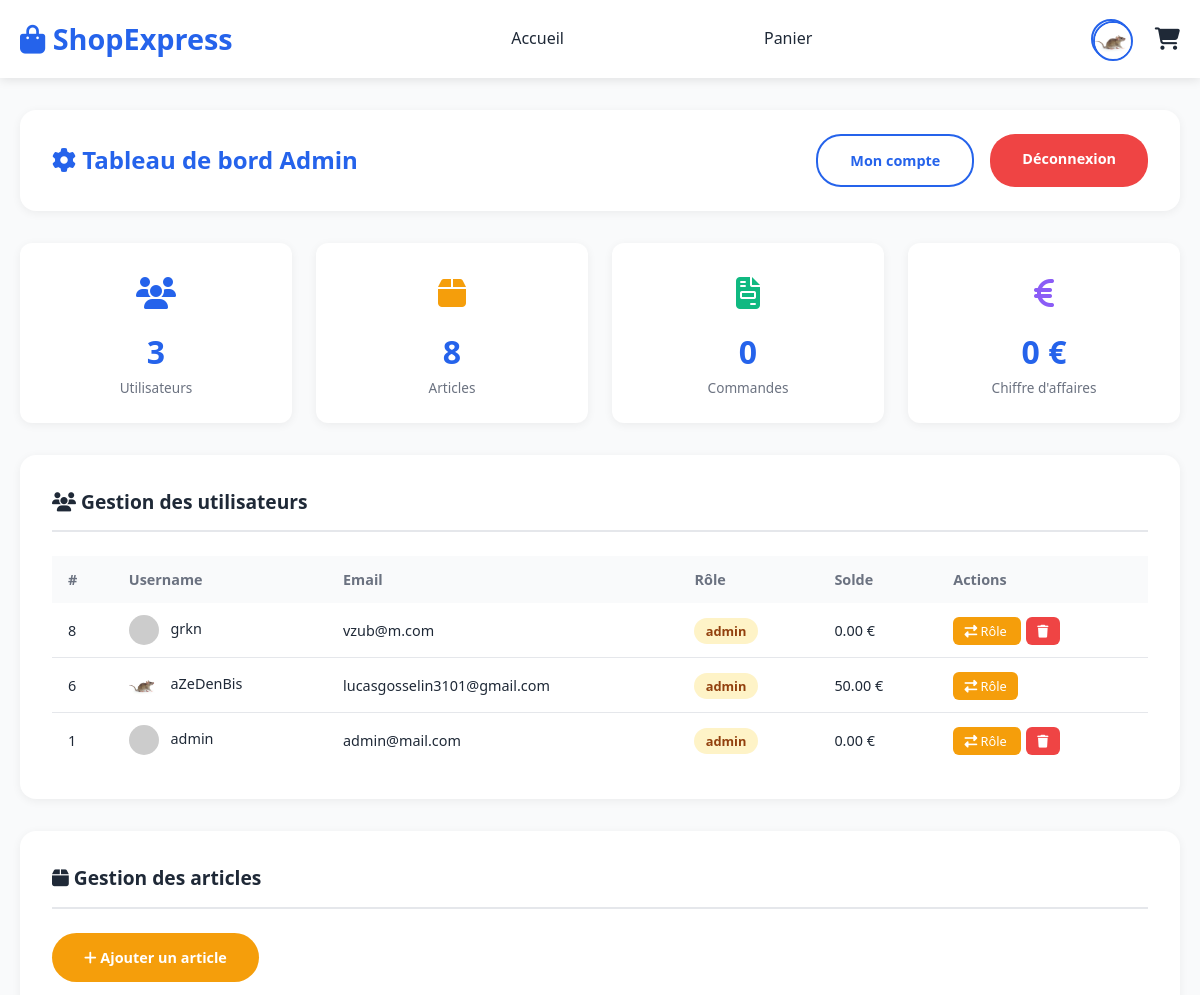
Before: /admin.php (signed in, upper part) with the older database file.
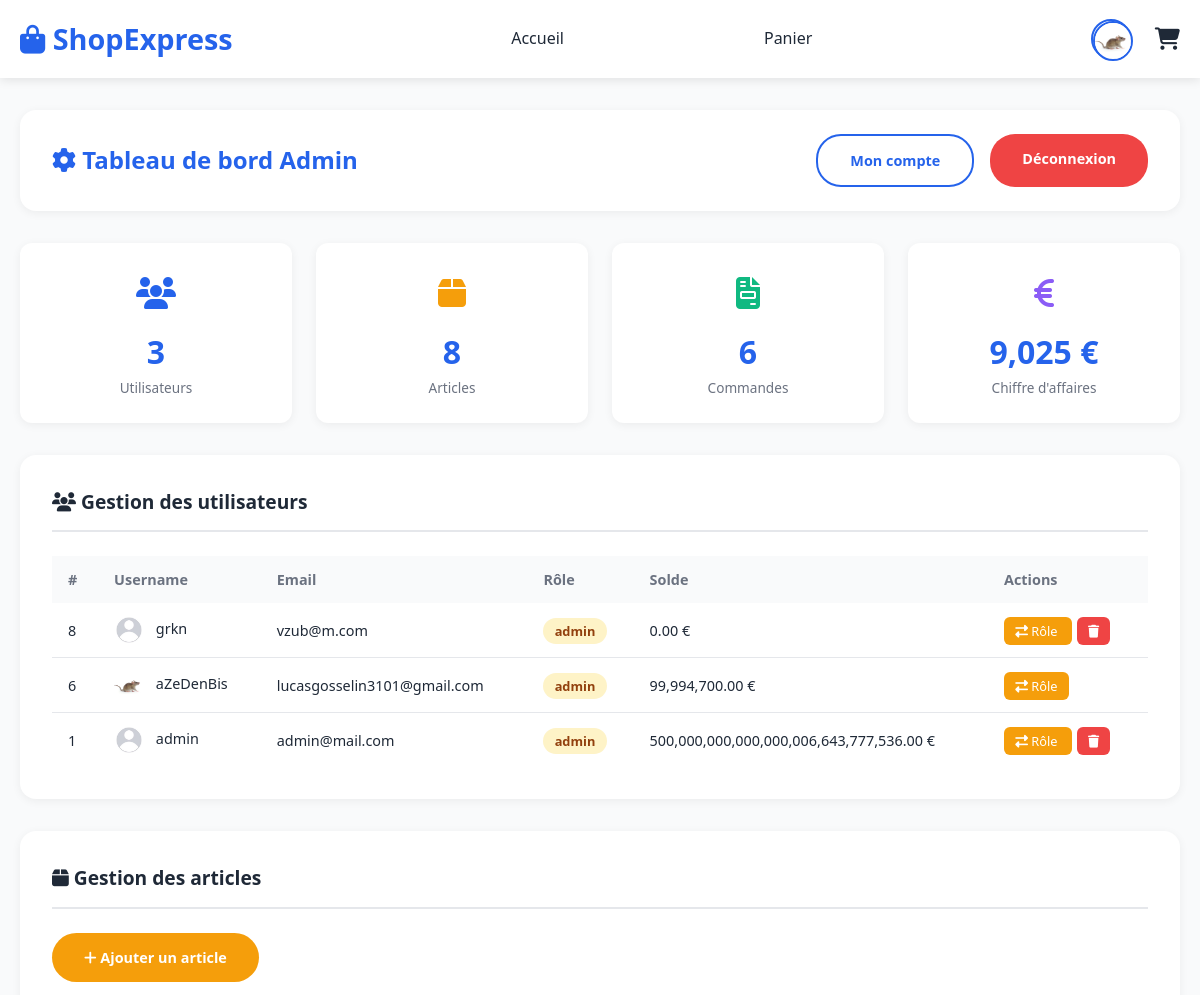
After: the same page with the newer database file.
### tables this page shows
CREATE TABLE `user` (
  `user_id` int(11) NOT NULL,
  `username` varchar(255) NOT NULL,
  `password` varchar(255) NOT NULL,
  `email` varchar(255) NOT NULL,
  `solde` float NOT NULL,
  `profile_picture` varchar(255) NOT NULL,
  `role` varchar(255) NOT NULL
);

### admin.php (the view, shortened to what the changed rows need)
<?php
require 'db_config.php';
$totalInvoices = $pdo->query("SELECT COUNT(*) FROM invoice")->fetchColumn();
$totalRevenue  = $pdo->query("SELECT COALESCE(SUM(amount),0) FROM invoice")->fetchColumn();
$users    = $pdo->query("SELECT * FROM user ORDER BY user_id DESC")->fetchAll();
?>
<!DOCTYPE html>
<html lang="fr">
<head>
    <link rel="stylesheet" href="style.css">
    <link rel="stylesheet" href="https://cdnjs.cloudflare.com/ajax/libs/font-awesome/6.4.0/css/all.min.css">
</head>
<body>
<?php include 'header.php'; ?>
<section class="admin-section">
    <div class="container">
        <div class="admin-header">
            <h1><i class="fas fa-cog"></i> Tableau de bord Admin</h1>
        </div>
        <div class="stats-grid">
            <div class="stat-card">
                <div class="icon" style="color:var(--success-color)"><i class="fas fa-file-invoice"></i></div>
                <div class="value"><?php echo $totalInvoices; ?></div>
                <div class="label">Commandes</div>
            </div>
            <div class="stat-card">
                <div class="icon" style="color:#8b5cf6"><i class="fas fa-euro-sign"></i></div>
                <div class="value"><?php echo number_format($totalRevenue, 0); ?> €</div>
                <div class="label">Chiffre d'affaires</div>
            </div>
        </div>
        <div class="admin-card">
            <h2><i class="fas fa-users"></i> Gestion des utilisateurs</h2>
            <div style="overflow-x:auto;">
                <table>
                    <thead>
                        <tr>
                            <th>#</th>
                            <th>Username</th>
                            <th>Email</th>
                            <th>Rôle</th>
                            <th>Solde</th>
                            <th>Actions</th>
                        </tr>
                    </thead>
                    <tbody>
                        <?php foreach ($users as $u): ?>
                            <tr>
                                <td><?php echo $u['user_id']; ?></td>
                                <td>
                                    <img src="img/<?php echo htmlspecialchars($u['profile_picture']); ?>"
                                         style="width:30px;height:30px;border-radius:50%;object-fit:cover;margin-right:.5rem;vertical-align:middle;"
                                         onerror="this.src='https://ui-avatars.com/api/?name=<?php echo urlencode($u['username']); ?>&size=30&background=2563eb&color=fff'">
                                    <?php echo htmlspecialchars($u['username']); ?>
                                </td>
                                <td><?php echo htmlspecialchars($u['email']); ?></td>
                                <td><span class="badge-role <?php echo $u['role'] === 'admin' ? 'badge-admin' : 'badge-user'; ?>">
                                    <?php echo htmlspecialchars($u['role']); ?>
                                </span></td>
                                <td><?php echo number_format($u['solde'], 2); ?> €</td>
                                <td class="action-btns">
                                    <a href="admin.php?toggle_role=<?php echo $u['user_id']; ?>"
                                       class="btn-role"
                                       onclick="return confirm('Changer le rôle de <?php echo htmlspecialchars($u['username']); ?> ?')">
                                        <i class="fas fa-exchange-alt"></i> Rôle
                                    </a>
                                    <?php if ($u['user_id'] != $_SESSION['user_id']): ?>
                                        <a href="admin.php?delete_user=<?php echo $u['user_id']; ?>"
                                           class="btn-del"
                                           onclick="return confirm('Supprimer <?php echo htmlspecialchars($u['username']); ?> ?')">
                                            <i class="fas fa-trash"></i>
                                        </a>
                                    <?php endif; ?>
                                </td>
                            </tr>
                        <?php endforeach; ?>
                    </tbody>
                </table>
            </div>
        </div>
        <div class="admin-card">
            <h2><i class="fas fa-box"></i> Gestion des articles</h2>
        </div>
    </div>
</section>
<?php include 'footer.php'; ?>
</body>
</html>

### header.php (shortened to what the changed rows need)
<?php
require_once 'db_config.php';
$isLoggedIn = false;
$userPhoto = 'default.jpg';
if (isset($_SESSION['user_id'])) {
    $isLoggedIn = true;
    try {
        $stmt = $pdo->prepare("SELECT profile_picture, username FROM user WHERE user_id = :id");
        $stmt->execute([':id' => $_SESSION['user_id']]);
        $userHeader = $stmt->fetch();
        if ($userHeader && !empty($userHeader['profile_picture'])) {
            $userPhoto = $userHeader['profile_picture'];
        }
    } catch (PDOException $e) {
    }
}
?>
<!DOCTYPE html>
<html lang="fr">
<head>
    <link rel="stylesheet" href="style.css">
    <link rel="stylesheet" href="https://cdnjs.cloudflare.com/ajax/libs/font-awesome/6.4.0/css/all.min.css">
</head>
<body>
    <header class="header">
        <div class="container">
            <div class="header-content">
                <div class="logo">
                    <h1><a href="/php-exam/php_project" style="text-decoration:none; color:inherit;"><i class="fas fa-shopping-bag"></i> ShopExpress</a></h1>
                </div>
                <div class="header-actions">
                    <?php if ($isLoggedIn): ?>
                        <a href="account" class="icon-link profile-active header-avatar">
                            <img src="img/<?php echo htmlspecialchars($userPhoto); ?>" alt="Profil" class="header-avatar">
                        </a>
                    <?php else: ?>
                        <a href="login" class="icon-link header-avatar">
                            <img src="img/<?php echo htmlspecialchars($userPhoto); ?>" alt="Connexion" class="header-avatar">
                        </a>
                    <?php endif; ?>
                </div>
            </div>
        </div>
    </header>

Changed rows visible on the page:
changed user "aZeDenBis": solde "50.00" → "99,994,700.00"
changed user "grkn": profile_picture: a different picture
changed user "admin@mail.com": profile_picture: a different picture; solde "0.00" → "500,000,000,000,000,006,643,777,536.00"
Other visible differences:
$totalInvoices: "0" → "6"
$totalRevenue: "0" → "9,025"
